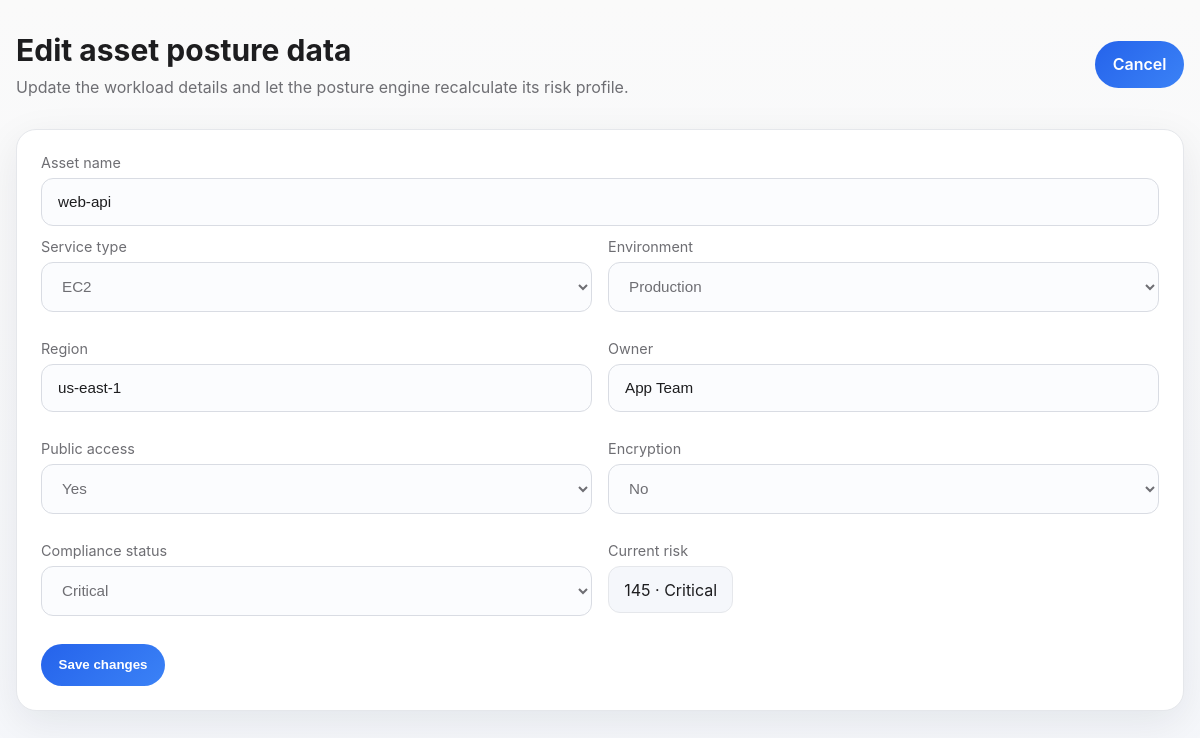
/asset/edit/9 (signed in), run on the app's committed database.
### tables this page shows
CREATE TABLE assets(
        id INTEGER PRIMARY KEY AUTOINCREMENT,
        asset_name TEXT,
        asset_type TEXT,
        public_access TEXT,
        encryption TEXT
    , environment TEXT NOT NULL DEFAULT 'Production', region TEXT NOT NULL DEFAULT 'us-east-1', owner TEXT NOT NULL DEFAULT 'Platform Team', compliance_status TEXT NOT NULL DEFAULT 'Needs Attention', risk_score INTEGER NOT NULL DEFAULT 0, severity TEXT NOT NULL DEFAULT 'Medium', remediation TEXT);

### app.py (the view, shortened to what this page needs)
@app.route('/asset/edit/<int:asset_id>', methods=['GET', 'POST'])
def edit_asset(asset_id):
    if 'user' not in session:
        return redirect('/')
    conn = get_db()
    cur = conn.cursor()
    cur.execute("SELECT * FROM assets WHERE id=?", (asset_id,))
    asset = cur.fetchone()
    conn.close()
    if not asset:
        return redirect('/report')
    return render_template('edit_asset.html', asset=asset)

### app.py (called while the page is built)
def get_db():
    conn = sqlite3.connect(DB_PATH)
    conn.row_factory = sqlite3.Row
    return conn

### templates/edit_asset.html (shortened to what this page needs)
<!DOCTYPE html>
<html lang="en">
<head>
    <link rel="stylesheet" href="{{ url_for('static', filename='style.css') }}">
</head>
<body class="theme-body">
    <div class="page-shell">
        <header class="app-header">
            <div>
                <h1>Edit asset posture data</h1>
                <p>Update the workload details and let the posture engine recalculate its risk profile.</p>
            </div>
            <a class="button-link" href="/report">Cancel</a>
        </header>
        <main class="card form-card">
            <form method="POST">
                <div class="form-group">
                    <label for="asset_name">Asset name</label>
                    <input id="asset_name" type="text" name="asset_name" value="{{ asset['asset_name'] }}" required>
                </div>
                <div class="form-row">
                    <div class="form-group">
                        <label for="asset_type">Service type</label>
                        <select id="asset_type" name="asset_type">
                            <option {% if asset['asset_type'] == 'EC2' %}selected{% endif %}>EC2</option>
                        </select>
                    </div>
                    <div class="form-group">
                        <label for="environment">Environment</label>
                        <select id="environment" name="environment">
                            <option {% if asset['environment'] == 'Production' %}selected{% endif %}>Production</option>
                        </select>
                    </div>
                </div>
                <div class="form-row">
                    <div class="form-group">
                        <label for="region">Region</label>
                        <input id="region" type="text" name="region" value="{{ asset['region'] }}">
                    </div>
                    <div class="form-group">
                        <label for="owner">Owner</label>
                        <input id="owner" type="text" name="owner" value="{{ asset['owner'] }}">
                    </div>
                </div>
                <div class="form-row">
                    <div class="form-group">
                        <label for="public_access">Public access</label>
                        <select id="public_access" name="public_access">
                            <option {% if asset['public_access'] == 'Yes' %}selected{% endif %}>Yes</option>
                        </select>
                    </div>
                    <div class="form-group">
                        <label for="encryption">Encryption</label>
                        <select id="encryption" name="encryption">
                            <option {% if asset['encryption'] == 'No' %}selected{% endif %}>No</option>
                        </select>
                    </div>
                </div>
                <div class="form-row">
                    <div class="form-group">
                        <label for="compliance_status">Compliance status</label>
                        <select id="compliance_status" name="compliance_status">
                            <option {% if asset['compliance_status'] == 'Critical' %}selected{% endif %}>Critical</option>
                        </select>
                    </div>
                    <div class="form-group">
                        <label>Current risk</label>
                        <div class="inline-pill">{{ asset['risk_score'] }} · {{ asset['severity'] }}</div>
                    </div>
                </div>
                <div class="form-actions">
                    <button type="submit">Save changes</button>
                </div>
            </form>
        </main>
    </div>
</body>
</html>

### static/style.css (style rules this page uses)
:root { color-scheme: light; --bg: #f5f7fb; --panel: #ffffff; --panel-border: #e5e7eb; --text: #1d1d1f; --muted: #6e6e73; --accent: #2563eb; --accent-strong: #3b82f6; --danger: #dc2626; --success: #16a34a; --shadow: 0 12px 40px rgba(15, 23, 42, 0.08); }
* { box-sizing: border-box; }
body.theme-body { margin: 0; min-height: 100vh; font-family: -apple-system, BlinkMacSystemFont, "Segoe UI", sans-serif; background: linear-gradient(180deg, #fafafa 0%, var(--bg) 100%); color: var(--text); }
.page-shell { width: min(1240px, calc(100% - 2rem)); margin: 0 auto; padding: 2rem 0 3rem; }
.app-header { display: flex; flex-wrap: wrap; align-items: center; justify-content: space-between; margin-bottom: 2rem; gap: 1rem; }
.app-header h1 { margin: 0; font-size: clamp(1.75rem, 2.5vw, 2.6rem); }
.app-header p { margin: 0.55rem 0 0; color: var(--muted); max-width: 720px; }
.card { background: var(--panel); border: 1px solid var(--panel-border); border-radius: 20px; box-shadow: var(--shadow); padding: 1.5rem; }
.form-card { width: 100%; }
.form-row { display: grid; grid-template-columns: 1fr 1fr; gap: 1rem; margin-bottom: 1rem; }
.form-group { margin-bottom: 0.75rem; }
label { display: block; margin-bottom: 0.45rem; color: var(--muted); font-size: 0.9rem; }
input[type="text"], input[type="password"], select { width: 100%; padding: 0.9rem 1rem; border-radius: 12px; border: 1px solid #d9dce3; background: #fbfcfe; color: var(--text); font-size: 0.95rem; }
input::placeholder, select { color: var(--muted); }
button, .button-link { display: inline-flex; align-items: center; justify-content: center; padding: 0.85rem 1.1rem; border: none; border-radius: 999px; background: linear-gradient(135deg, var(--accent), var(--accent-strong)); color: #ffffff; font-weight: 600; text-decoration: none; cursor: pointer; transition: transform 0.2s ease, box-shadow 0.2s ease; }
.inline-pill { display: inline-flex; align-items: center; padding: 0.8rem 0.95rem; border-radius: 12px; background: #f5f7fb; color: var(--text); border: 1px solid #e5e7eb; }

### data on the page
assets: asset_name "web-api", asset_type "EC2", environment "Production", region "us-east-1", owner "App Team", public_access "Yes", encryption "No", compliance_status "Critical", risk_score "145", severity "Critical"
